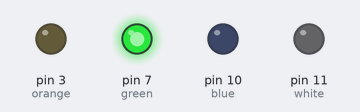
Bench run of a program on a simulated Raspberry Pi (header pin numbers). Shown: output pins drawn as LEDs (lit = HIGH). At 5.0 s the program stops and its outputs stay as they are.

Above: at 0.1 s.
At 5.1 s:
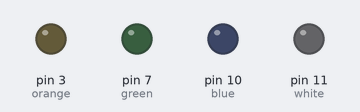
Timing chart, 0 to 6.5 s (numbered marks = the images above):
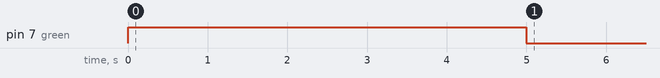

The program:

ledTest.py
```python
import RPi.GPIO as GPIO
from time import sleep

GPIO.setmode(GPIO.BOARD)

orange = 3
green = 7
blue = 10
white = 11

GPIO.setup(orange, GPIO.OUT)
GPIO.setup(green, GPIO.OUT)
GPIO.setup(blue, GPIO.OUT)
GPIO.setup(white, GPIO.OUT)

#GPIO.output(orange, GPIO.HIGH)
GPIO.output(green, GPIO.HIGH)
#GPIO.output(blue, GPIO.HIGH)
#GPIO.output(white, GPIO.HIGH)

sleep(5)

GPIO.cleanup()
```

Measured:
- by itself, pin 7 (green): LOW → HIGH at 0.00 s, → LOW 5.0 s later
